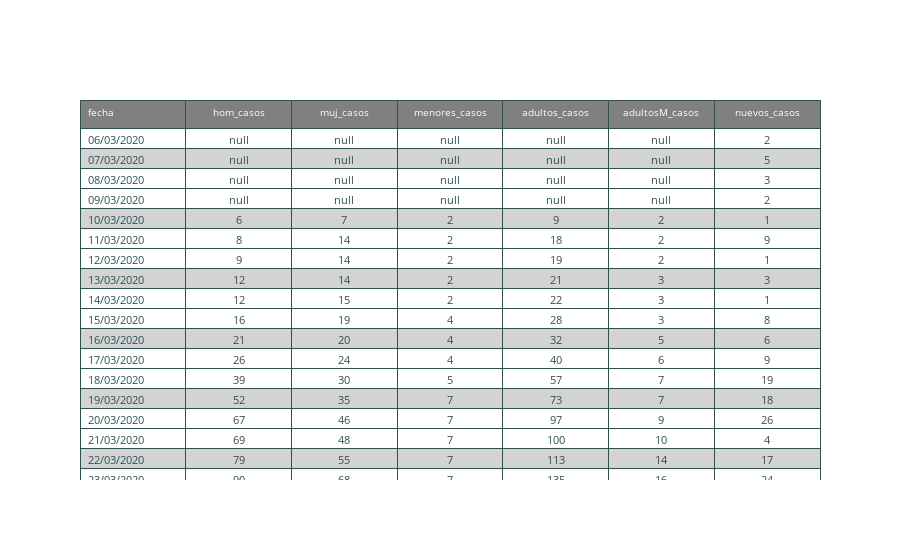

Notebook cell for this chart:
### Markdown cell above
#### Creación del gráfico

### Code cell
# Generación de la tabla únicamente con los datos Covid general

headerColor = 'grey'
rowEvenColor = 'lightgrey'
rowOddColor = 'white'

table1 = go.Figure(data=[go.Table(header=dict(values=list(covid_generales.columns),
                            line_color='darkslategray',
                            fill_color=headerColor,
                            align=['left','center'],
                            font=dict(color='white', size=10),
                                    
                                 ),
                              cells=dict(values=[
                                covid_generales.fecha,
                                covid_generales.hom_casos, 
                                covid_generales.muj_casos, 
                                covid_generales.menores_casos,
                                covid_generales.adultos_casos,
                                covid_generales.adultosM_casos,
                                covid_generales.nuevos_casos
                              ],
                            line_color='darkslategray',
                            # Colores intercalados
                            fill_color = [[rowOddColor,rowEvenColor,rowOddColor]*817],
                            align = ['left', 'center'],
                            font = dict(color = 'darkslategray', size = 11)
                                        
                                    ))
                     ])

table1.show()

### Figure 1 — Plotly figure (JSON) as saved in the notebook; plotly's stock layout.template omitted (floating-point values rounded to 4 significant figures; data arrays with more than 128 entries replaced by an {"elided": "..."} marker saying what was removed)
{"data": [{"cells": {"align": ["left", "center"], "fill": {"color": {"elided": "1x2451 str values"}}, "font": {"color": "darkslategray", "size": 11}, "line": {"color": "darkslategray"}, "values": {"elided": "7x816 mixed values"}}, "header": {"align": ["left", "center"], "fill": {"color": "grey"}, "font": {"color": "white", "size": 10}, "line": {"color": "darkslategray"}, "values": ["fecha", "hom_casos", "muj_casos", "menores_casos", "adultos_casos", "adultosM_casos", "nuevos_casos"]}, "type": "table"}], "layout": {}}
